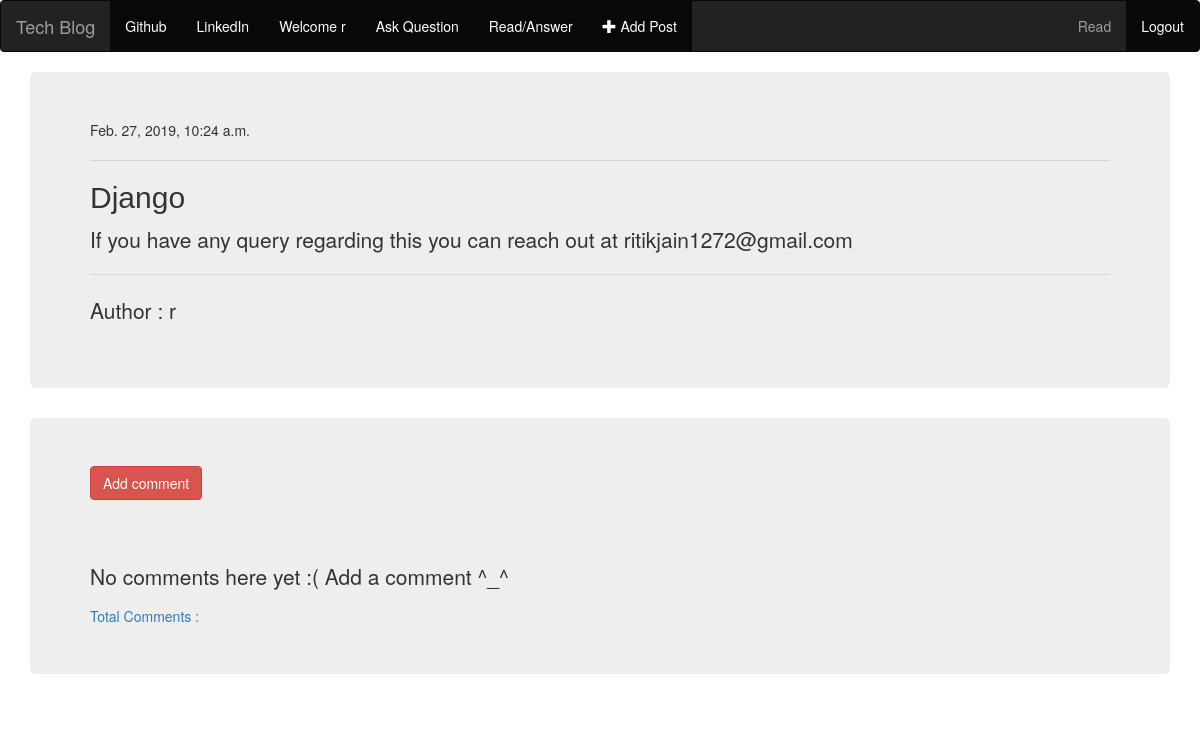
The app's page /post_detail/23/ (signed in), older data.
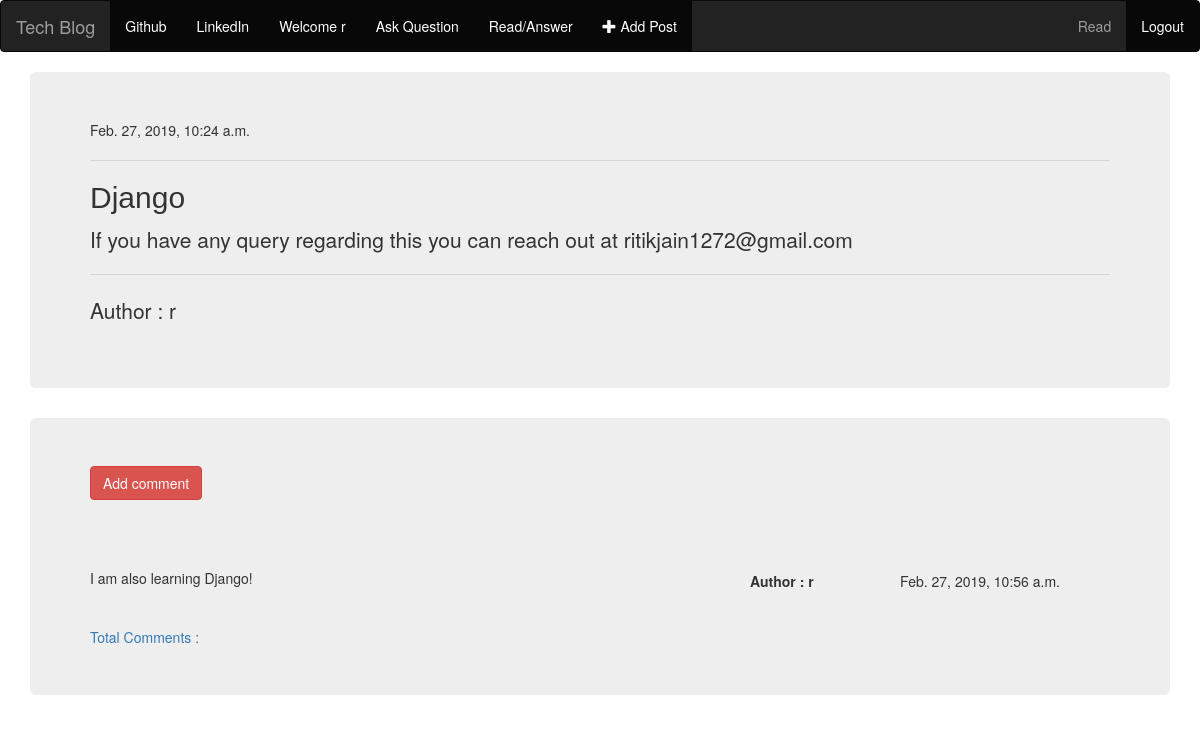
The same page, newer data.
### basic_app/models.py (models this page shows, shortened)
class Comment(models.Model):
	post = models.ForeignKey('basic_app.Ask', on_delete = models.CASCADE,related_name = 'comments')
	author = models.CharField(max_length = 20)
	created_date = models.DateTimeField(default = timezone.now)
	text = models.TextField()
	approved_comment = models.BooleanField(default = False)

### basic_app/views.py (the view)
# urls.py: path('post_detail/<int:pk>/', views.post_detail, name=  'post_detail'),
def post_detail(request,pk):
	post = get_object_or_404(Ask,pk=pk)
	return render(request, 'basic_app/post_detail.html', {'post' : post})

### basic_app/templates/basic_app/post_detail.html (shortened to what this page needs)
{% extends 'basic_app/base.html' %}
{% block content %}
<div class = "container">
	<div class = "jumbotron">
		<div class = "date">
		{{post.created_date}}
	</div>
		<hr>
		<h2 style = 'font-family: sans-serif;'>{{post.title}}</h2>
		<p>{{post.text|linebreaksbr}}</p>
		<hr>
		<p>Author : {{post.author}}</p>
	</div>
	<div class = "jumbotron">
		<div class ="comment">
		<a class = "btn btn-danger" href = "{% url 'add_comment_to_post' pk=post.pk %}">Add comment</a><br><hr><br>
		{% if user.is_authenticated or comment.approved_comment %}
		{% for comment in post.comments.all %}
		<div class ="comment">
			<div class = "created_date" style = "position: absolute;left: 900px;">{{comment.created_date}}</div>
				<strong style = 'position: absolute;left : 750px;'>Author : {{comment.author}}</strong>
				<h5>{{comment.text}}</h5>
		</div>
		<hr>
		{% empty %}
			<p>No comments here yet :( Add a comment ^_^</p>
				{% endfor %}
				{% endif %}
				<a style = "text-decoration: none;" >Total Comments : {{post.approved_comments.count}}</a>
			</div>
		</div>
	</div>
{% endblock %}

Row changes from the older to the newer data that the page shows:
added Comment: created_date "Feb. 27, 2019, 10:56 a.m.", author "r", text "I am also learning Django!"
Text that changed along with them:
text no longer shown: "No comments here yet :( Add a comment ^_^"
